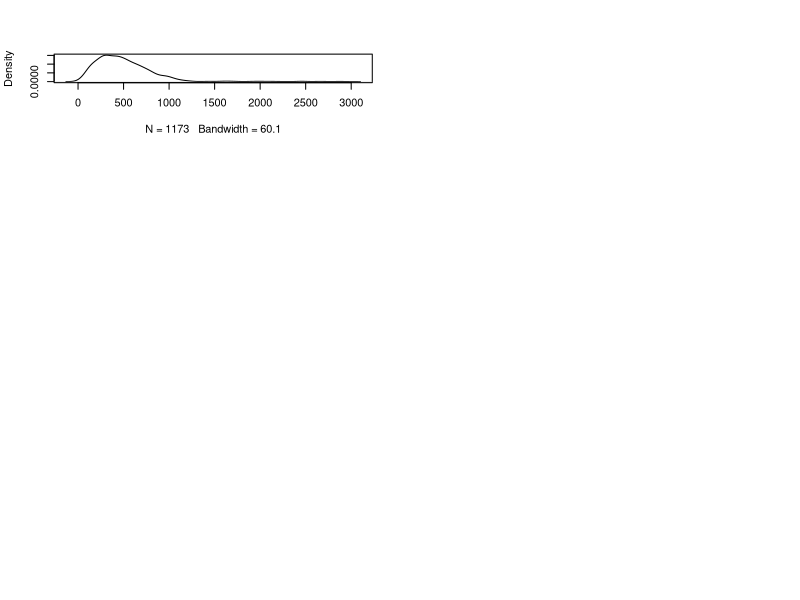

Recreate this plot in R. (Note: this script raises an error after producing the figure.)
load.libraries <- c('ggplot2','dplyr','grid','ggpubr','car','moments','treemap','psych','plm','lmtest')
install.lib <- load.libraries[!load.libraries %in% installed.packages()]
for(libs in install.lib) install.packages(libs, dependences = TRUE)
sapply(load.libraries, require, character = TRUE)


#reading data
guns <- read.csv("guns.csv")
guns$stateid <- as.character(guns$stateid)
guns$shall <- as.character(guns$shall)
#Assumptions of linear regression

normalplot <- function(dataset=""){
  n <- dim(dataset)[2]
  for(i in 1:n){
    plot(density(c(dataset[,i])), main = "")
    title(main = paste(colnames(dataset)[i],"skewness: ",round(skewness(dataset[i]),2), "kurtosis: ",round(kurtosis(dataset[i]),2)))
  }
}
par(mfrow=c(4,2))
normalplot(guns[,!colnames(guns) %in% c("shall","stateid","year")])
par(mfrow=c(1,1))


#Transforming the variables
## Log transformation for vio, mur, rob, incar_rate and density

guns1 <- guns

guns1$vio<-log(guns1$vio)
guns1$incarc_rate<-log(guns1$incarc_rate)
guns1$density<-log(guns1$density) 


#Pairwise Correlation - post data transformation
## pw1064 and pb1064 are highly correlated (-0.98)
pairs.panels(guns1[,!colnames(guns1) %in% c("shall","stateid","year")])


#Polled regression
guns2<-pdata.frame(guns, index = c("stateid","year"))

#violence
#pooled
vio_polled<-plm(log(vio)~log(incarc_rate)+pb1064+pm1029+pop+avginc+log(density)+shall+pw1064,data=guns2, model="pooling")
summary(vio_polled)

#combined significance test
Hnull <- c("pb1064=0","pw1064=0")
linearHypothesis(vio_polled,Hnull)

#plots for heteroscedasticity
res <- residuals(vio_polled3)
yhat <- fitted(vio_polled3)
plot(log(guns2$incarc_rate),res, xlab="incarceration rate", ylab="residuals") +abline(h =0)

#remove pw1064
vio_polled3<-plm(log(vio)~log(incarc_rate)+pm1029+pop+avginc+log(density)+shall,data=guns2, model="pooling")
coeftest(vio_polled3, vcov=vcovHC(vio_polled3,type="HC0",cluster="group"))

#fixed effects
vio_fixed1<-plm(log(vio)~log(incarc_rate)+pb1064+pm1029+pop+avginc+log(density)+shall+pw1064
                ,data=guns2, 
                model="within")
summary(vio_fixed1)

Hnull <- c("avginc=0")
linearHypothesis(vio_fixed1,Hnull)

vio_fixed2<-plm(log(vio)~log(incarc_rate)+pb1064+pm1029+pop+log(density)+shall+pw1064
                ,data=guns2, 
                model="within")
summary(vio_fixed2)


#fixed effects with time

vio_fixed3 <- plm(log(vio)~log(incarc_rate)+pb1064+pm1029+pop+avginc+log(density)+shall+pw1064+factor(year)-1, data=guns2,
                  model="within")
summary(vio_fixed3)


Hnull <- c("pb1064=0","pop=0","avginc=0","pw1064=0")
linearHypothesis(vio_fixed3,Hnull)

vio_fixed4 <- plm(log(vio)~log(incarc_rate)+pm1029+log(density)+shall+factor(year)-1, data=guns2,
                  model="within")
summary(vio_fixed4)



